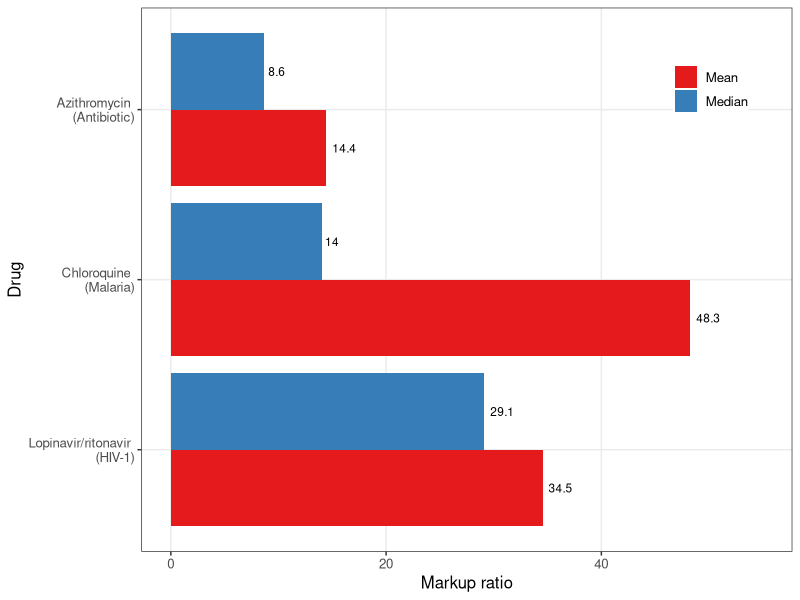
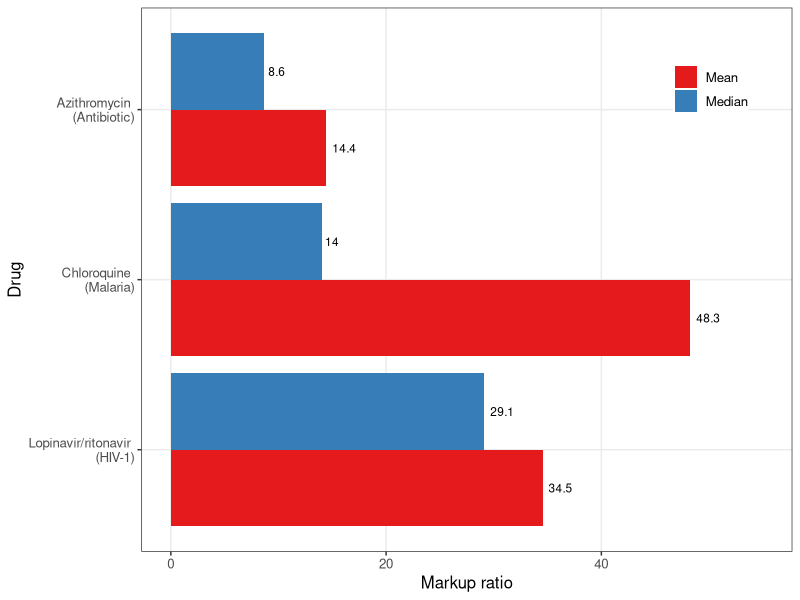

R code for these plots, in order:
#' Scott Cohn
#' Markup Ratio Analysis
#' Paper: Minimum costs to manufacture new treatments for COVID-19
#' Authors: Andrew Hill, Junzheng Wang, Jacob Levi, Katie Heath, Joseph Fortunak
#' Journal: Journal of Virus Eradication 2020

# NOTE: List price (rounded to nearest USD$)

library(tidyverse)
library(plyr)

# Functions ---------------------------------------------------------------

estMarkup <- function(preTaxCost, tax, convRate){
  costAll = preTaxCost + (preTaxCost*convRate) + (preTaxCost*convRate*tax)
  
  return(costAll)
}

markupRatioFunc <- function(p, c){
  (p - c) / c
}

# Bowles Estimate ---------------------------------------------------------

tax = 0.27
preTaxCost = 18.01
convRate = 0.1

c_star = estMarkup(preTaxCost, tax, convRate)
print(c_star)

# Data Input --------------------------------------------------------------

## Lopinavir/ritonavir (lopRi)
# 14-day treatment course (400 mg once daily)

lopRi <- tibble(
  "drugID" = 1,
  "country" = c("USA_pharm", "USA_va", "SWE", "TUR", "UK", "FRA", "IND", "CHN", "ZAF"),
  "cost_lopRi" = c(503, 349, 172, 149, 144, 97, 40, 17, 15),
)

## Hydroxychloroquine (hyd)
# 14-day treatment course (400 mg once daily)

hyd <- tibble(
  "drugID" = 2,
  "country" = c("CHN", "USA_pharm", "MYS", "France", "UK", "SWE", "BGD", "TUR", "USA_va", "IND"),
  "cost_hyd" = c(19, 18, 7, 5, 4, 3, 3, 3, 3, 2)
)

## Chloroquine (chl)
# 14-day treatment course (155 mg once daily)

chl <- tibble(
  "drugID" = 3,
  "country" = c("USA_pharm", "UK", "CHN", "ZAF", "SWE", "MYS", "IND", "BGD"),
  "cost_chl" = c(93, 8, 5, 5, 4, 2, 1, 0.2)
)

## Azithromycin (azi)
# 14-day treatment course (500 mg once daily)

azi <- tibble(
  "drugID" = 4,
  "country" = c("USA_pharm", "FRA", "ZAF", "BRA", "USA_va", "SWE", "MYS", "UK", "CHN", "BGD", "IND"),
  "cost_avi" = c(63, 44, 35, 19, 17, 16, 11, 11, 7, 5, 5)
)

## Sofosbuvir/daclatasvir (sofDa)
# 14-day treatment course (400/60 mg once daily)

sofDa <- tibble(
  "drugID" = 5,
  "country" = c("USA_va", "UK", "FRA", "BRA", "BGD", "IND", "PAK"),
  "cost_sofDa" = c(18610, 7632, 4662, 4289, 166, 7, 6)
)

## Pirfenidone (pirf)
# 28-day treatment course (801 mg three times daily)

pirf <- tibble(
  "drugID" = 6,
  "country" = c("USA_pharm", "USA_va", "UK", "ZAF", "FRA", "SWE", "TUR", "CHN", "BGD", "IND"),
  "cost_pirf" = c(9606, 6513, 2561, 2490, 2344, 2196, 1499, 1379, 124, 100)
)

## Tocilizumab (toc)
# Single IV dose (560 mg)

toc <- tibble(
  "drugID" = 7,
  "country" = c("USA_pharm", "CHN", "USA_va", "UK", "IND", "BGD", "TUR", "EGY", "ZAF", "PAK"),
  "cost_toc" = c(3383, 1950, 1948, 914, 806, 690, 650, 606, 566, 510)
)

## General Estimates
# Single course
genEst <- tibble(
  "drugID" = seq(1:7),
  "drugName" = c("Lopinavir/ritonavir", "Hydroxychloroquine", "Chloroquine", "Azithromycin", "Sofosbuvir/daclatasvir", "Pirfenidone", "Tocilizumab"),
  "cost_genEst" = c(4, 1, 0.3, 1.4, 5, 31, NA)
  # "cost_genEst" = c(3.92, 1.12, 0.28, 1.4, 5.46, 30.52, NA) # 1/day*14
)

## Combine Dataframes

df <- as_tibble(join_all(list(azi, chl, hyd, lopRi, pirf, sofDa, toc), 
  by = c('country', 'drugID'), type = 'full')
)

dfCost <- left_join(df, genEst, "drugID") %>% 
  gather(3:9, key = "drugKey", value = "drugCostByCountry") %>% 
  drop_na("drugCostByCountry") %>% 
  drop_na("cost_genEst") %>% 
  filter(country != "USA_va") %>% # Remove USA VA
  select("drugID", "drugName", "country", "cost_genEst", "drugCostByCountry")

# Markup ------------------------------------------------------------------

# cbind markup ratio
dfCost <- dfCost  %>% 
  cbind(markupRatio = round(markupRatioFunc(p = dfCost[['drugCostByCountry']], c = dfCost[['cost_genEst']]), digits = 2)) 

# find averages
df_mean <- aggregate(dfCost$markupRatio, list(dfCost$drugName), mean) %>%
  dplyr::rename("mean" = "x") %>%
  dplyr::rename("drugName" = "Group.1") 

df_med <- aggregate(dfCost$markupRatio, list(dfCost$drugName), median) %>%
  dplyr::rename("median" = "x") %>%
  dplyr::rename("drugName" = "Group.1") 

# join averages into df
dfCostAvg <- left_join(df_mean, df_med, by = "drugName")

# left join averages with dfCost by drugID
dfCostAvg <- left_join(dfCostAvg, dfCost, by = "drugName") %>% 
  gather(2:3, key = "avgType", value = "avgVal")

# Visual ------------------------------------------------------------------

# avg markup by drug across ALL countries
drugNames <- c("Lopinavir/ritonavir", 
               "Chloroquine", "Azithromycin")
drugNameDisease <- c("Lopinavir/ritonavir \n (HIV-1)", 
                     "Chloroquine \n (Malaria)",
                     "Azithromycin \n (Antibiotic)")

dfCostAvg %>% 
  filter(drugID != 6) %>% # pirf (not manufactured at scale)
  filter(drugID != 2) %>% # hydrox (not manufactured at scale)
  filter(drugID != 5) %>% # outlier
  mutate(drugName = factor(drugName, levels = drugNames)) %>%
  ggplot(aes(x = factor(drugName), y = avgVal, fill = avgType)) +
  geom_bar(stat = "identity", position = "dodge") +
  scale_x_discrete(label = drugNameDisease) +
  scale_y_continuous(limits = c(0, 55)) +
  scale_fill_brewer(name = "", labels = c("Mean", "Median"), palette = "Set1") +
  labs(y = "Markup ratio", x = "Drug") +
  coord_flip() +
  geom_text(aes(label = round(avgVal, 1)), position = position_dodge(width = 0.9), 
            hjust = -0.25, size = 3, check_overlap = TRUE) +
  theme_bw() +
  theme(legend.title = element_blank(),
        panel.grid.minor = element_blank(),
        text = element_text(size = 12),
        legend.position = c(.875, .85),
        legend.margin = margin(1, 1, 1, 1)) 

ggsave("firmmarketsupply/avgMarkupAllCountries.pdf", width = 6, height = 3, units = "in")
